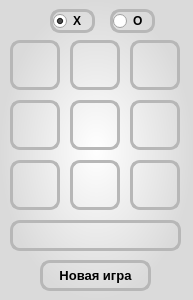
<?xml version="1.0" encoding="UTF-8"?>
<ui version="4.0">
 <class>Form</class>
 <widget class="QWidget" name="Form">
  <property name="geometry">
   <rect>
    <x>0</x>
    <y>0</y>
    <width>193</width>
    <height>300</height>
   </rect>
  </property>
  <property name="windowTitle">
   <string>Крестики-нолики</string>
  </property>
  <property name="styleSheet">
   <string notr="true">background-color: qradialgradient(spread:pad, cx:0.5, cy:0.5, radius:0.5, fx:0.5, fy:0.5, stop:0 rgba(255, 255, 255, 255), stop:1 rgba(218, 218, 218, 255));</string>
  </property>
  <widget class="QRadioButton" name="X_RadioButton">
   <property name="geometry">
    <rect>
     <x>50</x>
     <y>9</y>
     <width>45</width>
     <height>24</height>
    </rect>
   </property>
   <property name="font">
    <font>
     <pointsize>9</pointsize>
     <weight>75</weight>
     <bold>true</bold>
    </font>
   </property>
   <property name="autoFillBackground">
    <bool>false</bool>
   </property>
   <property name="styleSheet">
    <string notr="true">background: none;
border-radius: 10px;
border: 3px solid #b7b7b7;
</string>
   </property>
   <property name="text">
    <string>X</string>
   </property>
   <property name="checked">
    <bool>true</bool>
   </property>
  </widget>
  <widget class="QRadioButton" name="O_RadioButton">
   <property name="geometry">
    <rect>
     <x>110</x>
     <y>9</y>
     <width>45</width>
     <height>24</height>
    </rect>
   </property>
   <property name="font">
    <font>
     <pointsize>9</pointsize>
     <weight>75</weight>
     <bold>true</bold>
    </font>
   </property>
   <property name="styleSheet">
    <string notr="true">background: none;
border-radius: 10px;
border: 3px solid #b7b7b7;
</string>
   </property>
   <property name="text">
    <string>O</string>
   </property>
  </widget>
  <widget class="QPushButton" name="btn_1">
   <property name="geometry">
    <rect>
     <x>10</x>
     <y>40</y>
     <width>50</width>
     <height>50</height>
    </rect>
   </property>
   <property name="font">
    <font>
     <pointsize>12</pointsize>
     <weight>75</weight>
     <bold>true</bold>
    </font>
   </property>
   <property name="styleSheet">
    <string notr="true">QPushButton{
border: 3px solid #b7b7b7;
border-radius: 10px;
background-color: none;
}
QPushButton:hover{
background-color: #c8c8c8;
}</string>
   </property>
   <property name="text">
    <string/>
   </property>
  </widget>
  <widget class="QPushButton" name="btn_2">
   <property name="geometry">
    <rect>
     <x>70</x>
     <y>40</y>
     <width>50</width>
     <height>50</height>
    </rect>
   </property>
   <property name="font">
    <font>
     <pointsize>12</pointsize>
     <weight>75</weight>
     <bold>true</bold>
    </font>
   </property>
   <property name="styleSheet">
    <string notr="true">QPushButton{
border: 3px solid #b7b7b7;
border-radius: 10px;
background-color: none;
}
QPushButton:hover{
background-color: #c8c8c8;
}</string>
   </property>
   <property name="text">
    <string/>
   </property>
  </widget>
  <widget class="QPushButton" name="btn_3">
   <property name="geometry">
    <rect>
     <x>130</x>
     <y>40</y>
     <width>50</width>
     <height>50</height>
    </rect>
   </property>
   <property name="font">
    <font>
     <pointsize>12</pointsize>
     <weight>75</weight>
     <bold>true</bold>
    </font>
   </property>
   <property name="styleSheet">
    <string notr="true">QPushButton{
border: 3px solid #b7b7b7;
border-radius: 10px;
background-color: none;
}
QPushButton:hover{
background-color: #c8c8c8;
}</string>
   </property>
   <property name="text">
    <string/>
   </property>
  </widget>
  <widget class="QPushButton" name="btn_4">
   <property name="geometry">
    <rect>
     <x>130</x>
     <y>100</y>
     <width>50</width>
     <height>50</height>
    </rect>
   </property>
   <property name="font">
    <font>
     <pointsize>12</pointsize>
     <weight>75</weight>
     <bold>true</bold>
    </font>
   </property>
   <property name="styleSheet">
    <string notr="true">QPushButton{
border: 3px solid #b7b7b7;
border-radius: 10px;
background-color: none;
}
QPushButton:hover{
background-color: #c8c8c8;
}</string>
   </property>
   <property name="text">
    <string/>
   </property>
  </widget>
  <widget class="QPushButton" name="btn_5">
   <property name="geometry">
    <rect>
     <x>70</x>
     <y>100</y>
     <width>50</width>
     <height>50</height>
    </rect>
   </property>
   <property name="font">
    <font>
     <pointsize>12</pointsize>
     <weight>75</weight>
     <bold>true</bold>
    </font>
   </property>
   <property name="styleSheet">
    <string notr="true">QPushButton{
border: 3px solid #b7b7b7;
border-radius: 10px;
background-color: none;
}
QPushButton:hover{
background-color: #c8c8c8;
}</string>
   </property>
   <property name="text">
    <string/>
   </property>
  </widget>
  <widget class="QPushButton" name="btn_6">
   <property name="geometry">
    <rect>
     <x>10</x>
     <y>100</y>
     <width>50</width>
     <height>50</height>
    </rect>
   </property>
   <property name="font">
    <font>
     <pointsize>12</pointsize>
     <weight>75</weight>
     <bold>true</bold>
    </font>
   </property>
   <property name="styleSheet">
    <string notr="true">QPushButton{
border: 3px solid #b7b7b7;
border-radius: 10px;
background-color: none;
}
QPushButton:hover{
background-color: #c8c8c8;
}</string>
   </property>
   <property name="text">
    <string/>
   </property>
  </widget>
  <widget class="QPushButton" name="btn_7">
   <property name="geometry">
    <rect>
     <x>10</x>
     <y>160</y>
     <width>50</width>
     <height>50</height>
    </rect>
   </property>
   <property name="font">
    <font>
     <pointsize>12</pointsize>
     <weight>75</weight>
     <bold>true</bold>
    </font>
   </property>
   <property name="styleSheet">
    <string notr="true">QPushButton{
border: 3px solid #b7b7b7;
border-radius: 10px;
background-color: none;
}
QPushButton:hover{
background-color: #c8c8c8;
}</string>
   </property>
   <property name="text">
    <string/>
   </property>
  </widget>
  <widget class="QPushButton" name="btn_8">
   <property name="geometry">
    <rect>
     <x>130</x>
     <y>160</y>
     <width>50</width>
     <height>50</height>
    </rect>
   </property>
   <property name="font">
    <font>
     <pointsize>12</pointsize>
     <weight>75</weight>
     <bold>true</bold>
    </font>
   </property>
   <property name="styleSheet">
    <string notr="true">QPushButton{
border: 3px solid #b7b7b7;
border-radius: 10px;
background-color: none;
}
QPushButton:hover{
background-color: #c8c8c8;
}</string>
   </property>
   <property name="text">
    <string/>
   </property>
  </widget>
  <widget class="QPushButton" name="btn_9">
   <property name="geometry">
    <rect>
     <x>70</x>
     <y>160</y>
     <width>50</width>
     <height>50</height>
    </rect>
   </property>
   <property name="font">
    <font>
     <pointsize>12</pointsize>
     <weight>75</weight>
     <bold>true</bold>
    </font>
   </property>
   <property name="styleSheet">
    <string notr="true">QPushButton{
border: 3px solid #b7b7b7;
border-radius: 10px;
background-color: none;
}
QPushButton:hover{
background-color: #c8c8c8;
}</string>
   </property>
   <property name="text">
    <string/>
   </property>
  </widget>
  <widget class="QLabel" name="result_label">
   <property name="geometry">
    <rect>
     <x>10</x>
     <y>220</y>
     <width>171</width>
     <height>31</height>
    </rect>
   </property>
   <property name="font">
    <font>
     <pointsize>12</pointsize>
     <weight>75</weight>
     <bold>true</bold>
     <underline>true</underline>
    </font>
   </property>
   <property name="styleSheet">
    <string notr="true">background: none;
border-radius: 10px;
border: 3px solid #b7b7b7;
</string>
   </property>
   <property name="text">
    <string/>
   </property>
  </widget>
  <widget class="QPushButton" name="new_game_button">
   <property name="geometry">
    <rect>
     <x>40</x>
     <y>260</y>
     <width>111</width>
     <height>31</height>
    </rect>
   </property>
   <property name="font">
    <font>
     <pointsize>10</pointsize>
     <weight>75</weight>
     <bold>true</bold>
    </font>
   </property>
   <property name="styleSheet">
    <string notr="true">QPushButton{
border: 3px solid #b7b7b7;
border-radius: 10px;
background-color: none;
}
QPushButton:hover{
background-color: #c8c8c8;
}</string>
   </property>
   <property name="text">
    <string>Новая игра</string>
   </property>
  </widget>
 </widget>
 <resources/>
 <connections/>
</ui>
